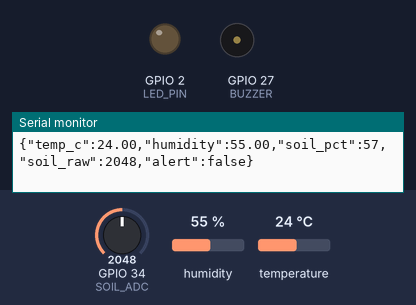
This sketch was run on a simulated ESP32. Parts: output pins drawn as LEDs (lit = HIGH), buzzer (waves = sounding, pin HIGH), the last lines printed to the serial monitor. Dashed ring = blinking. The inputs (shaded band) are chosen by the test bench; at power-on: humidity 55 %, GPIO 34 (SOIL_ADC) = 2048, temperature 24 °C.

Above: at 1.4 s.
1.5 s: humidity set to 31 %
3.5 s: humidity set to 28 %
At 6.13 s:
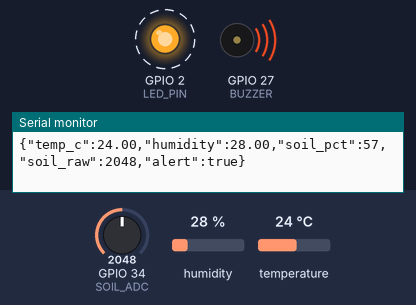
9.5 s: GPIO 34 (SOIL_ADC) set to 1624
13.0 s: GPIO 34 (SOIL_ADC) set to 1514
At 14.99 s:
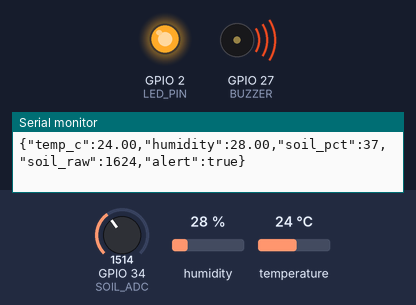
Timing chart, 0 to 17.5 s (numbered marks = the images above; inputs shaded):
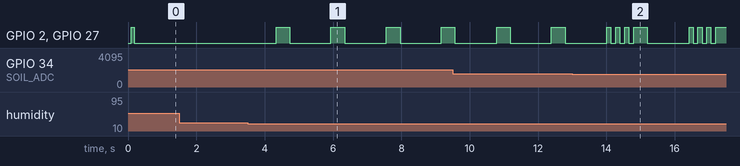

The sketch:

sketch.ino
```cpp
/*
  Smart Farming (Wokwi Minimal, no MQTT)
  Sensors: DHT11 on GPIO4, Potentiometer -> GPIO34 (soil moisture)
  Alerts : LED (GPIO2) + Buzzer (GPIO27)
  Output : JSON lines to Serial for easy testing
  Sleep  : Optional short deep sleep for demo (disabled by default)

  Matches the core prototype in your report (ESP32 + DHT11 + soil moisture + alerts).
*/

#include <Arduino.h>
#include <DHT.h>

// ---------------- Pins ----------------
#define DHTPIN    4
#define DHTTYPE   DHT11
#define SOIL_ADC  34
#define LED_PIN    2     // On-board LED is OK in Wokwi
#define BUZZER    27

// ---------------- Thresholds ----------------
const float TEMP_HIGH_C  = 35.0;  // hot
const float HUM_LOW_PCT  = 30.0;  // dry air

// With Wokwi potentiometer: raw ≈ 0..4095 (0=wetter, 4095=drier).
// Calibrate these once you see raw values in Serial.
const int   SOIL_DRY_RAW = 3000;  // drier end
const int   SOIL_WET_RAW = 800;   // wetter end

// Optional: demo deep sleep (seconds). Keep 0 to disable in Wokwi.
#define SLEEP_SECONDS 0

DHT dht(DHTPIN, DHTTYPE);

// Map raw ADC to 0..100% moisture (100 = wet, 0 = dry)
int soilToPercent(int raw) {
  int lo = min(SOIL_DRY_RAW, SOIL_WET_RAW);
  int hi = max(SOIL_DRY_RAW, SOIL_WET_RAW);
  raw = constrain(raw, lo, hi);
  float span = (float)(SOIL_WET_RAW - SOIL_DRY_RAW);
  float pct  = 100.0f * (float)(SOIL_WET_RAW - raw) / span;
  pct = constrain(pct, 0.0f, 100.0f);
  return (int)roundf(pct);
}

void alertPattern(uint8_t times, int on_ms=120, int off_ms=120) {
  for (uint8_t i=0;i<times;i++) {
    digitalWrite(LED_PIN, HIGH);
    digitalWrite(BUZZER, HIGH);
    delay(on_ms);
    digitalWrite(LED_PIN, LOW);
    digitalWrite(BUZZER, LOW);
    delay(off_ms);
  }
}

void setup() {
  pinMode(LED_PIN, OUTPUT);
  pinMode(BUZZER, OUTPUT);
  digitalWrite(LED_PIN, LOW);
  digitalWrite(BUZZER, LOW);

  Serial.begin(115200);
  delay(100);
  dht.begin();

  alertPattern(1, 80, 80);  // power-on blink
}

void loop() {
  float t = dht.readTemperature(); // °C
  float h = dht.readHumidity();
  if (isnan(t) || isnan(h)) {
    Serial.println(F("{\"error\":\"DHT read failed\"}"));
    t = -1; h = -1;
  }

  int soilRaw  = analogRead(SOIL_ADC);
  int soilPct  = soilToPercent(soilRaw);

  // Alerts (visual/audio)
  bool any=false;
  if (soilPct < 35)      { any=true; alertPattern(3, 120, 140); }
  if (t > TEMP_HIGH_C)   { any=true; alertPattern(2, 200, 200); }
  if (h < HUM_LOW_PCT)   { any=true; alertPattern(1, 400, 200); }

  // JSON line for logging/plotting
  Serial.print("{\"temp_c\":");    Serial.print(t, 2);
  Serial.print(",\"humidity\":");  Serial.print(h, 2);
  Serial.print(",\"soil_pct\":");  Serial.print(soilPct);
  Serial.print(",\"soil_raw\":");  Serial.print(soilRaw);
  Serial.print(",\"alert\":");     Serial.print(any ? "true" : "false");
  Serial.println("}");

  if (SLEEP_SECONDS > 0) {
    Serial.printf("Sleeping %d sec...\n", SLEEP_SECONDS);
    delay(100);
    esp_sleep_enable_timer_wakeup((uint64_t)SLEEP_SECONDS * 1000000ULL);
    esp_deep_sleep_start();
  }

  delay(1000); // 1 Hz for sim
}
```

Measured:
- the behaviour switches between 30 and 29 % on humidity (found by bisection; images 0 and 1)
- the behaviour switches between 1559 and 1558 on GPIO 34 (SOIL_ADC) (found by bisection; images 1 and 2)
- after the input at 3.5 s, GPIO 2 (LED_PIN), GPIO 27 (BUZZER): alternates HIGH for 0.40 s and LOW for 1.2 s, starting after 0.84 s
